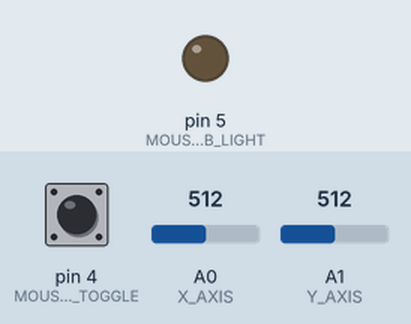
Simulated run of this sketch. Board: Arduino Leonardo, built with avr-gcc and run on an emulated ATmega32U4. Shown: output pins drawn as LEDs (lit = HIGH). Inputs (shaded band) come from the test bench; at power-on: pin 4 (MOUSE_GRAB_TOGGLE) HIGH, A0 (X_AXIS) = 512, A1 (Y_AXIS) = 512. USB keyboard and mouse output is not drawn; what the sketch prints to the serial monitor is not drawn.

Above: at 1.2 s.
1.3 s: pin 4 (MOUSE_GRAB_TOGGLE) driven LOW
At 2.5 s:
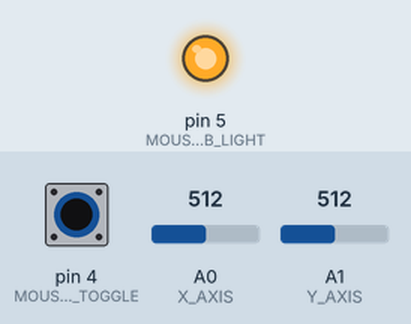
2.8 s: pin 4 (MOUSE_GRAB_TOGGLE) pulsed HIGH 2 times (0.12 s each, 0.3 s apart)
At 3.07 s:
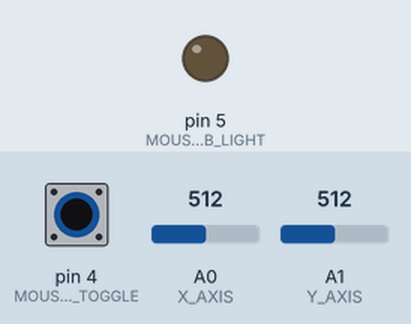
Timing chart, 0 to 5.8 s (numbered marks = the images above; inputs shaded):
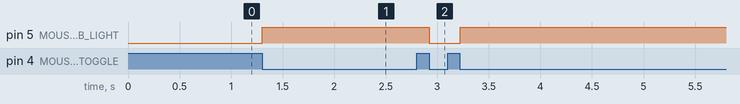

The sketch:

mouse_driver.ino
```cpp
#include "math.h"
#include "Mouse.h"

#define X_AXIS A0
#define Y_AXIS A1

#define MOUSE_GRAB_LIGHT 5
#define MOUSE_GRAB_TOGGLE 4

const int MAX_VALUE = 1023;
const int STEP_COUNT = 7;
const int MOUSE_RESPONSE_DELAY = 2;

int midStep = 0;

bool mouseControlEnabled = false;
bool previousToggleState = false;

void setup() {
  pinMode(X_AXIS, INPUT);
  pinMode(Y_AXIS, INPUT);
  pinMode(MOUSE_GRAB_TOGGLE, INPUT_PULLUP);

  pinMode(MOUSE_GRAB_LIGHT, OUTPUT);

  midStep = ceil(STEP_COUNT / 2.0);

  Mouse.begin();
}

void loop() {
  Serial.begin(115200);

  bool control_toggle = digitalRead(MOUSE_GRAB_TOGGLE);

  if(control_toggle != previousToggleState){
    if(control_toggle == LOW){
      mouseControlEnabled = !mouseControlEnabled;
      digitalWrite(MOUSE_GRAB_LIGHT, mouseControlEnabled ? HIGH : LOW);
    }
  }

  previousToggleState = control_toggle;

  if(mouseControlEnabled){
    int x_read = analogRead(X_AXIS);
    int y_read = analogRead(Y_AXIS);
    int x_step = stepFromValue(x_read);
    int y_step = stepFromValue(y_read);
    _serial_print_readings(x_read, y_read, x_step, y_step);
    Mouse.move(x_step, y_step);
  }

  delay(MOUSE_RESPONSE_DELAY);
}

int stepFromValue(int value) {
    if(value <= 0)
        return STEP_COUNT / -2;

    if(value >= MAX_VALUE)
        return STEP_COUNT / 2;

    double proportion = value / (double) MAX_VALUE;

    int step = ceil(STEP_COUNT * proportion);

    return step - midStep;
}

void _serial_print_readings(int xr, int yr, int xs, int ys){
  Serial.print("X read: ");
  Serial.print(xr);
  Serial.print(" Y read: ");
  Serial.print(yr);
  Serial.print(" X step: ");
  Serial.print(xs);
  Serial.print(" Y step: ");
  Serial.print(ys);
  Serial.println("");
}
```

Measured:
- after the input at 1.3 s, pin 5 (MOUSE_GRAB_LIGHT): LOW → HIGH at once
- after the input at 2.8 s, pin 5 (MOUSE_GRAB_LIGHT): HIGH → LOW after 0.12 s, → HIGH 0.30 s later
